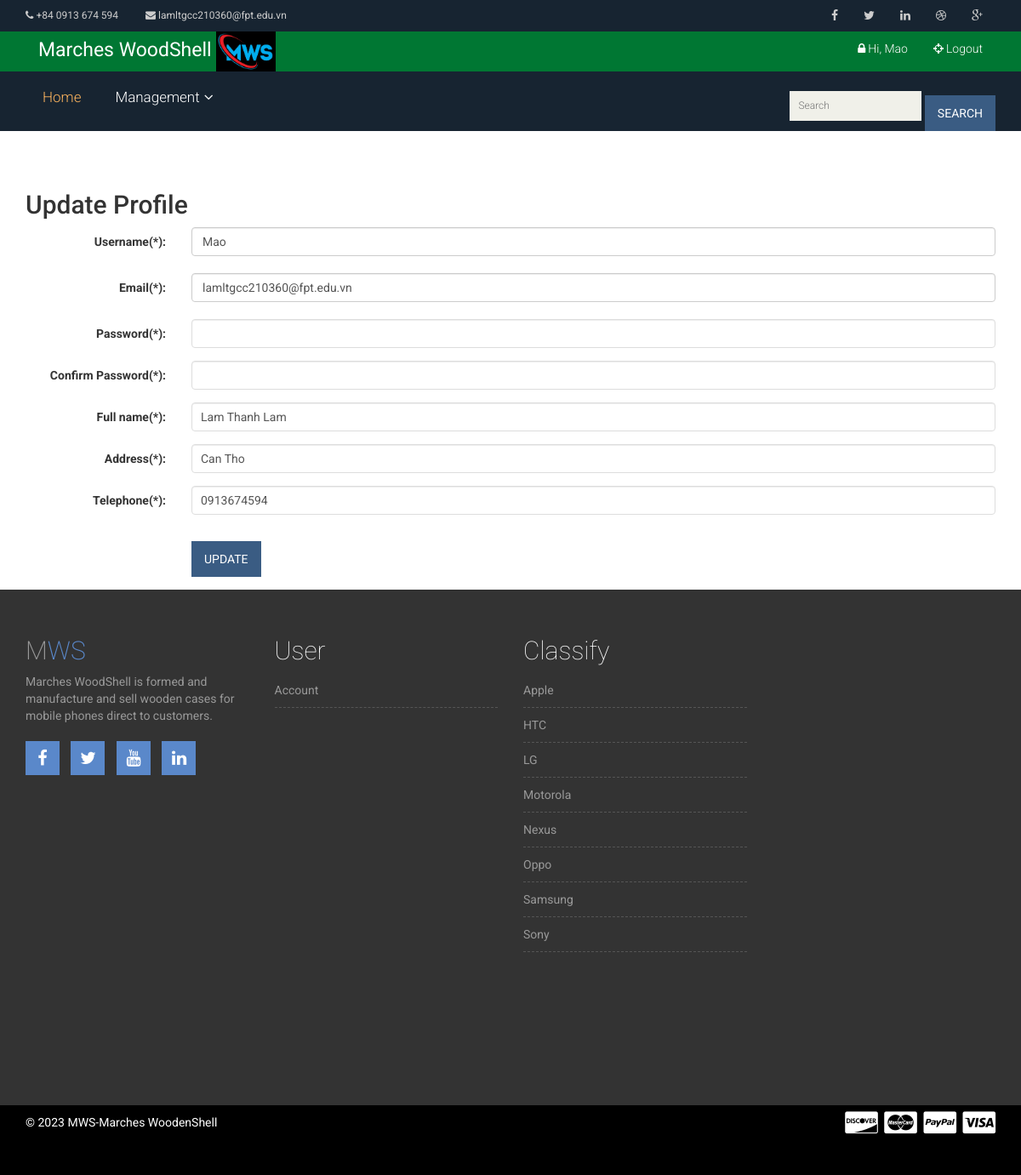
The page /index.php?page=update_customer (signed in) on the database its author committed.
### tables this page shows
CREATE TABLE `customer` (
  `Username` varchar(20) NOT NULL,
  `Password` varchar(40) NOT NULL,
  `CustName` varchar(30) NOT NULL,
  `gender` int(11) NOT NULL,
  `Address` varchar(1000) NOT NULL,
  `telephone` varchar(50) NOT NULL,
  `email` varchar(50) NOT NULL,
  `CusDate` int(11) NOT NULL,
  `CusMonth` int(11) NOT NULL,
  `CusYear` int(11) NOT NULL,
  `SSN` varchar(10) DEFAULT NULL,
  `ActiveCode` varchar(100) NOT NULL,
  `state` int(11) NOT NULL
);

### Update_customer.php (the view, shortened to what this page needs)
<?php
$query = "SELECT CustName, Address, email, telephone
			FROM customer
			WHERE Username = '" . $_SESSION["us"] . "'";
	$result = mysqli_query($conn, $query) or die(mysqli_error($conn));
	$row = mysqli_fetch_array($result, MYSQLI_ASSOC);
	$us = $_SESSION["us"];
	$email = $row["email"];
	$fullname=$row["CustName"];
	$address = $row["Address"];
	$telephone = $row["telephone"];
?>
<div class="container">
<h2>Update Profile</h2>
			 	<form id="form1" name="form1" method="post" action="" class="form-horizontal" role="form">
					<div class="form-group">
                            <label for="lblTenDangNhap" class="col-sm-2 control-label">Username(*):  </label>
							<div class="col-sm-10">
							      <label class="form-control" style="font-weight:400"><?php echo $us; ?></label>
							</div>
                     </div>
                         <div class="form-group">
                            <label for="lblEmail" class="col-sm-2 control-label">Email(*):  </label>
							<div class="col-sm-10">
							       <label class="form-control" style="font-weight:400"><?php echo $email; ?></label>
							</div>
                          </div>
                           <div class="form-group">
                            <label for="lblMatKhau1" class="col-sm-2 control-label">Password(*):  </label>
							<div class="col-sm-10">
							      <input type="password" name="txtPass1" id="txtPass1" class="form-control"/>
							</div>
                            </div>
                             <div class="form-group">
                            <label for="lblMatKhau2" class="col-sm-2 control-label">Confirm Password(*):  </label>
							<div class="col-sm-10">
							      <input type="password" name="txtPass2" id="txtPass2" class="form-control"/>
							</div>
                            </div>
                            <div class="form-group">
                            	<label for="lblHoten" class="col-sm-2 control-label">Full name(*):  </label>
								<div class="col-sm-10">
							      <input type="text" name="txtFullname" id="txtFullname" value="<?php echo $fullname; ?>"
								  class="form-control" placeholder="Enter Fullname, please"/>
								</div>
                            </div>
                             <div class="form-group">
                             <label for="lblDiaChi" class="col-sm-2 control-label">Address(*):  </label>
							<div class="col-sm-10">
							      <input type="text" name="txtAddress" id="txtAddress" value="<?php echo $address; ?>" class="form-control" placeholder="Enter Address, please"/>
							</div>
                            </div>
                            <div class="form-group">
                            <label for="lblDienThoai" class="col-sm-2 control-label">Telephone(*):  </label>
							<div class="col-sm-10">
							      <input type="text" name="txtTel" id="txtTel" value="<?php echo $telephone; ?>" class="form-control" placeholder="Enter Telephone, please" />
							</div>
                            </div>
					<div class="form-group">
						<div class="col-sm-offset-2 col-sm-10">
						      <input type="submit"  class="btn btn-primary" name="btnUpdate" id="btnUpdate" value="Update"/>
						</div>
					</div>
				</form>
</div>

### style.css (style rules this page uses)
h1, h2, h3, h4, h5, h6 { margin: 0 0 15px; }
body { font-family:Arial, Helvetica, sans-serif; }
input[type="text"], input[type="password"], input[type="email"], textarea { border: 1px solid #ddd; padding: 10px; }
input[type="submit"], button[type=submit], input[type="button"] { background: none repeat scroll 0 0 #5a88ca; border: medium none; color: #fff; padding: 11px 20px; text-transform: uppercase; }

### css/responsive.css (style rules this page uses)
@media only screen and (min-width: 992px) and (max-width: 1280px) { input[type="submit"], button[type="submit"], [type="button"] { padding: 11px 15px; } }

### csseshop/main.css (style rules this page uses)
body { font-family: 'Roboto', sans-serif; background:; position: relative; font-weight:400px; }
h1, h2, h3, h4, h5, h6 { font-family: 'Roboto', sans-serif; }
.btn.btn-primary { background:#3A5C83; border: 0 none; border-radius: 0; margin-top: 16px; }

### rows shown on the page
customer: email "lamltgcc210360@fpt.edu.vn", txtFullname "Lam Thanh Lam", txtAddress "Can Tho", txtTel "0913674594"

### other values the page prints
$_SESSION['us'] "Mao"
$us "Mao"
